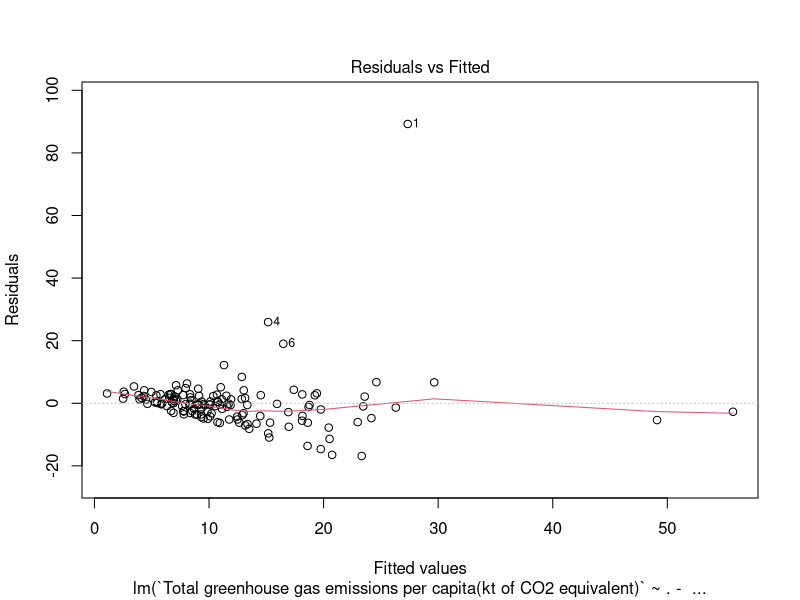
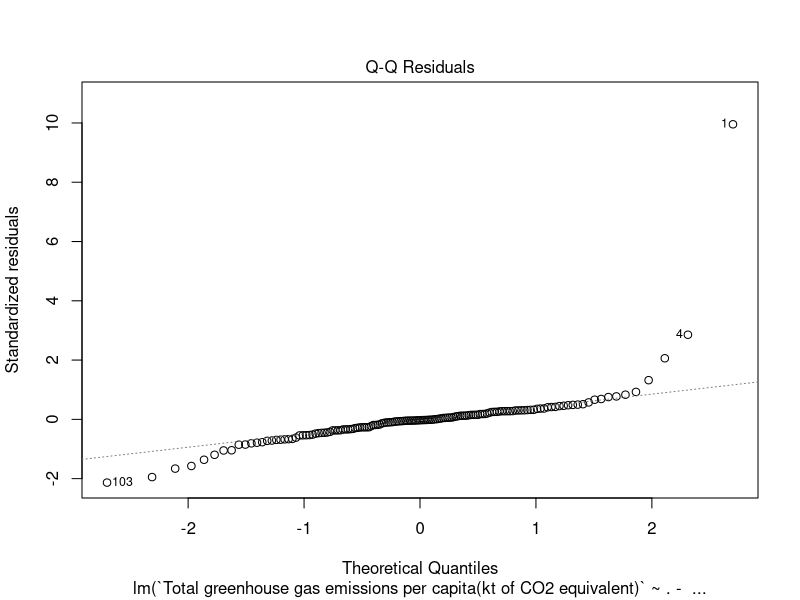
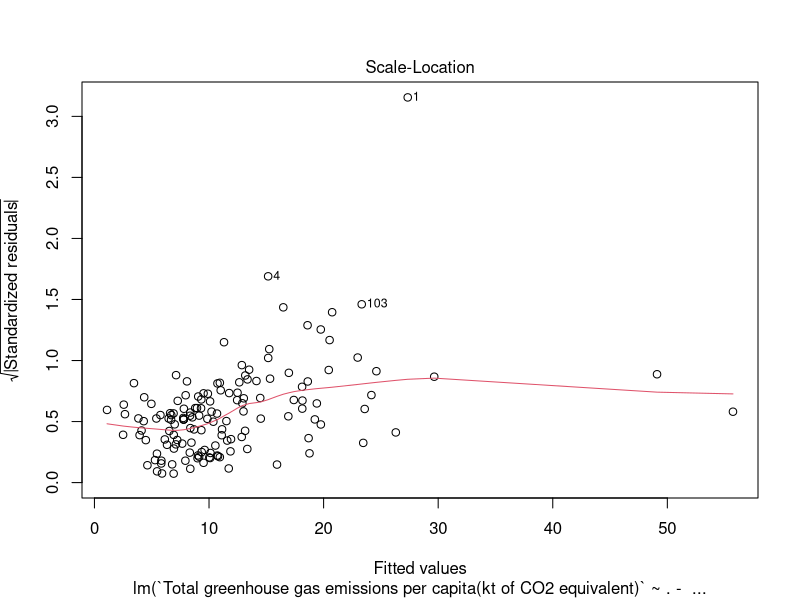
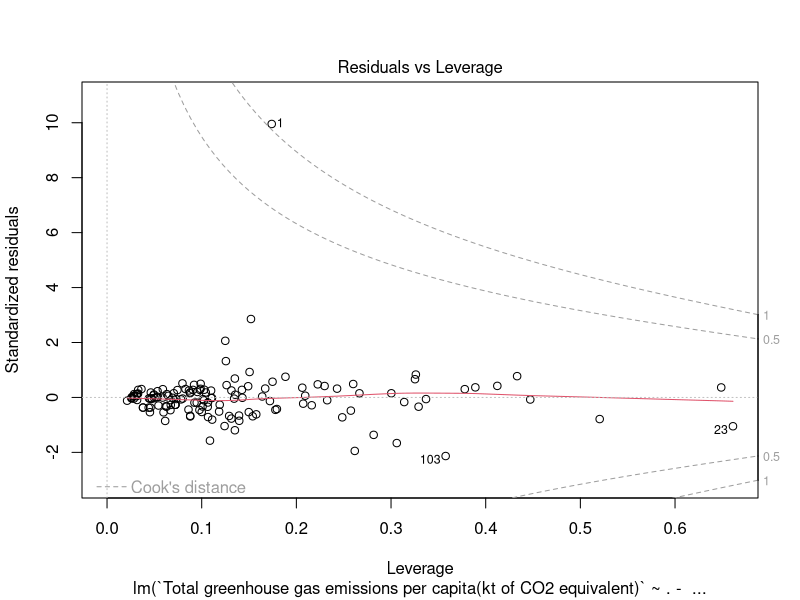
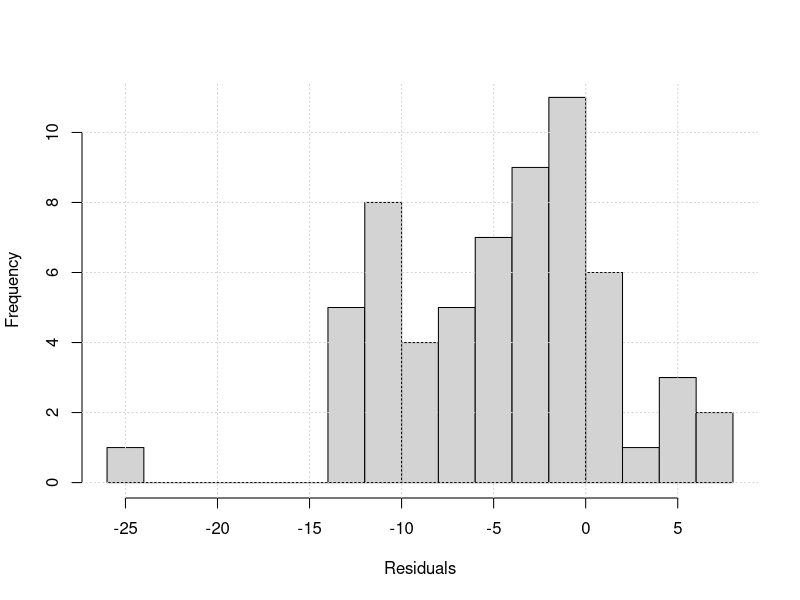
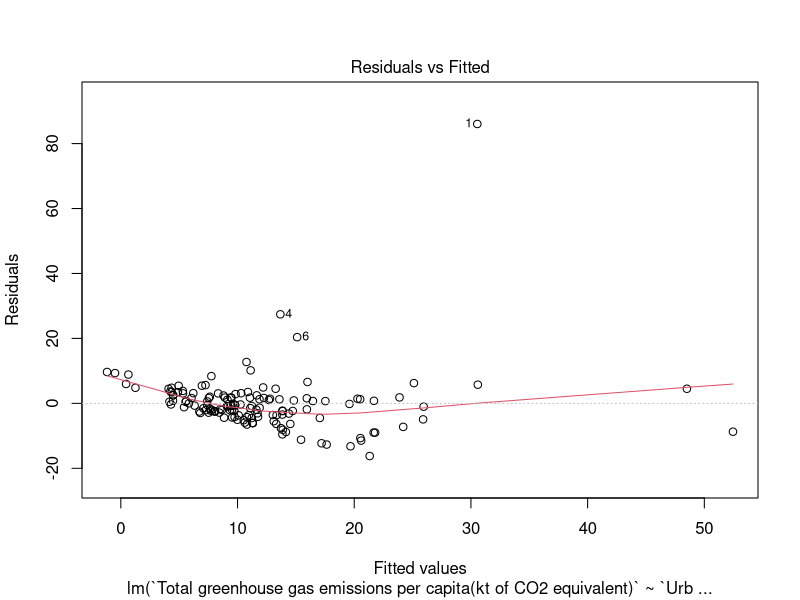
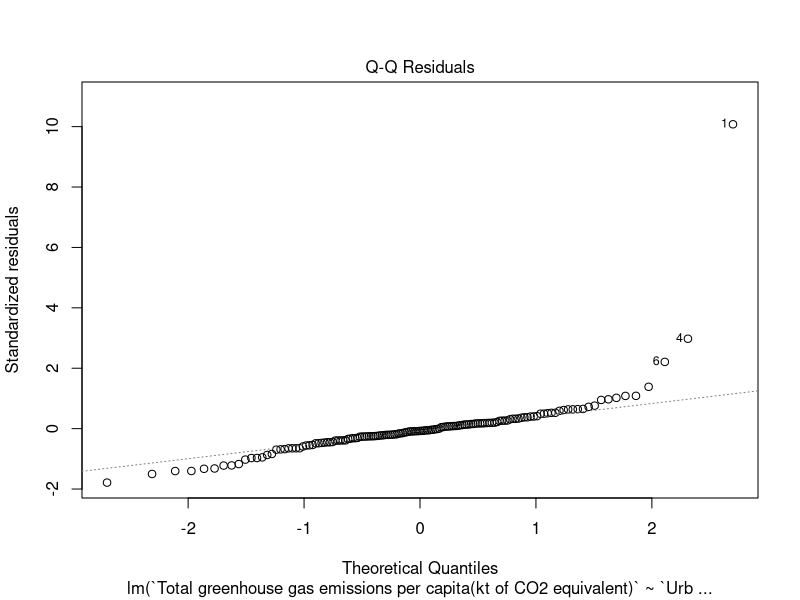
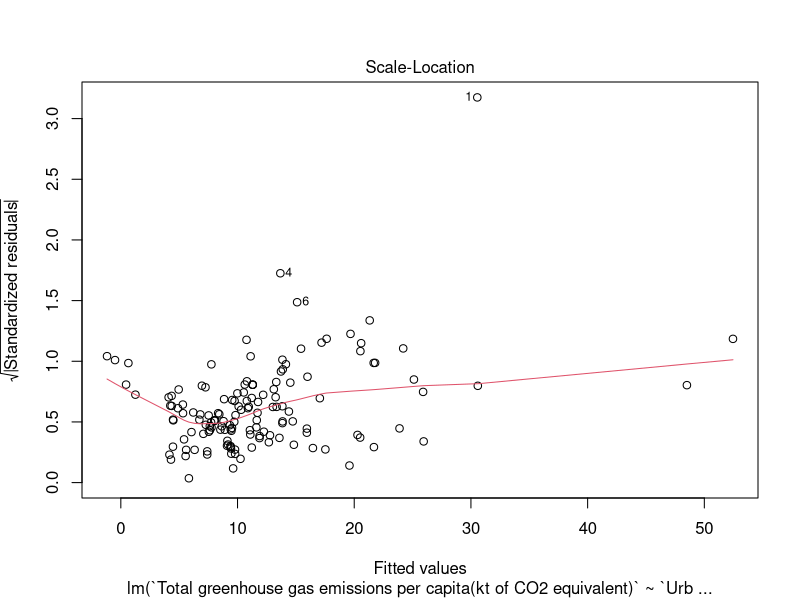

R code for these plots, in order:
## ---- chunk 1
knitr::opts_chunk$set(echo = TRUE)
## ---- chunk 2
library(readr)
library(lmtest)
library(sandwich)
library(car)
library(tidyverse)
library(ggplot2)
library(leaps)
library(forecast)
## ---- chunk 3
Data <- read_csv("Big_Data.csv")
Data = Data[-1]
Data <- as.data.frame(Data)
## ---- chunk 4
#identify the length of training set
data.nTrain = round(nrow(Data)*0.7)
#partition data
set.seed(1)
data.train = Data[1:data.nTrain,]
data.valid = Data[-(1:data.nTrain),]
## ---- chunk 5
#use lm() function to do the linear regression of Total greenhouse gas emissions per capita
reg_1 = lm(`Total greenhouse gas emissions per capita(kt of CO2 equivalent)`~.,data.train)
summary(reg_1)
## ---- chunk 6
#remove the undefined variable
reg_2 = lm(`Total greenhouse gas emissions per capita(kt of CO2 equivalent)`~. -`Rural population living in areas where elevation is below 5 meters (% of total population)`,data.train)
summary(reg_2)
## ---- chunk 7
accuracy(reg_2)
## ---- chunk 8
vif(reg_2)
## ---- chunk 9
reg_3 = lm(`Total greenhouse gas emissions per capita(kt of CO2 equivalent)`~. -`Rural population living in areas where elevation is below 5 meters (% of total population)`-`Urban population (% of total population)`-`Urban population growth (annual %)`-`Population, total`-`Population growth (annual %)`-`Mortality rate, under-5 (per 1,000 live births)`- `Population living in areas where elevation is below 5 meters (% of total population)`-`Urban population living in areas where elevation is below 5 meters (% of total population)`-`Total greenhouse gas emissions (kt of CO2 equivalent)`-`Energy use (kg of oil equivalent per capita)`-`Electric power consumption (kWh per capita)`-`Renewable energy consumption (% of total final energy consumption)`-`Access to electricity (% of population)`,data.train)
summary(reg_3)
vif(reg_3)
## ---- chunk 10
reg_4 = lm(`Total greenhouse gas emissions per capita(kt of CO2 equivalent)`~. -`Rural population living in areas where elevation is below 5 meters (% of total population)`-`Urban population growth (annual %)`-`Population, total`-`Population growth (annual %)`-`Mortality rate, under-5 (per 1,000 live births)`- `Population living in areas where elevation is below 5 meters (% of total population)`-`Urban population living in areas where elevation is below 5 meters (% of total population)`-`Total greenhouse gas emissions (kt of CO2 equivalent)`,data.train)
summary(reg_4)
vif(reg_4)
## ---- chunk 11
#plot some graphs to diagnostics, such as Residuals vs. Fitted Values and QQ graph
plot(reg_4)
## ---- chunk 12
reg_4_pred = predict(reg_4, data.valid)
reg_4_residuals = data.valid$`Total greenhouse gas emissions per capita(kt of CO2 equivalent)`-reg_4_pred
accuracy(reg_4_pred,data.valid$`Total greenhouse gas emissions per capita(kt of CO2 equivalent)`)
hist(reg_4_residuals,breaks = 12, xlab = "Residuals", main = "")
grid()
## ---- chunk 13
reg_4_step = step(reg_2,direction = 'backward')
summary(reg_4_step)
vif(reg_4_step)
accuracy(reg_4_step)
## ---- chunk 14
plot(reg_4_step)
## ---- chunk 15
#using prediction function on the validation set
reg_4_step_pred <- predict(reg_4_step,data.valid)
accuracy(reg_4_step_pred, data.valid$`Total greenhouse gas emissions per capita(kt of CO2 equivalent)`)
#residuals
reg_4_residuals_step = data.valid$`Total greenhouse gas emissions per capita(kt of CO2 equivalent)`-reg_4_step_pred
hist(reg_4_residuals_step,breaks = 12, xlab = "Residuals", main = "")
grid()
